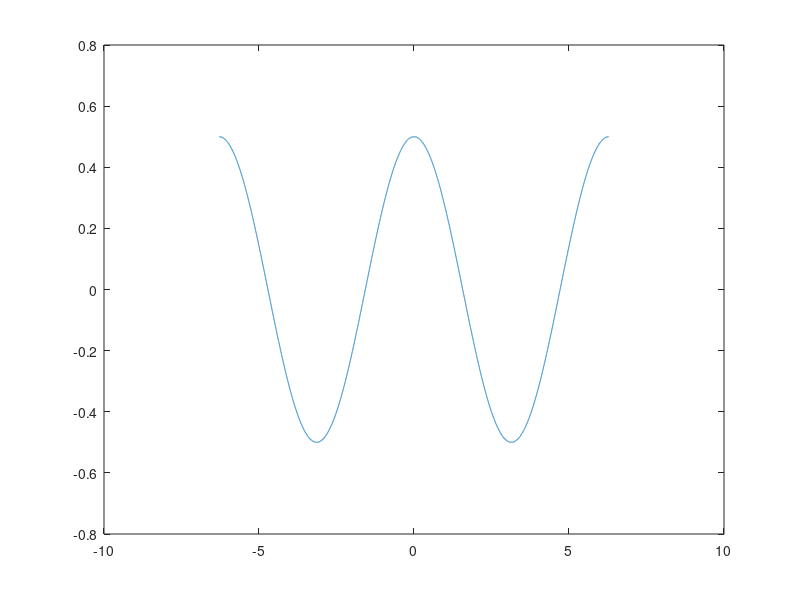
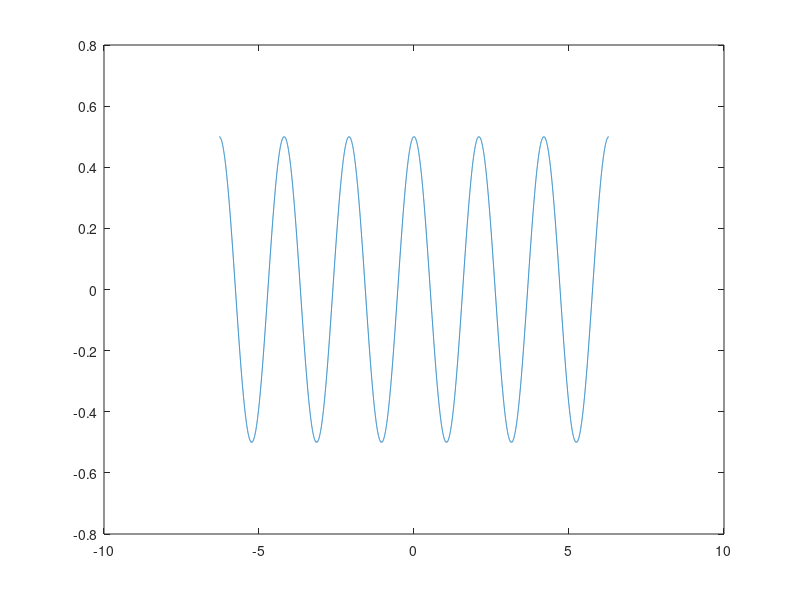

Source code (MATLAB) for these figures, in order: (Note: this script raises an error after producing the figures.)
t = -2*pi:0.001:2*pi;

Omega_1 = 1; Theta_1 = log(0.5); Phi_1 = pi/2;
Omega_2 = 3; Theta_2 = log(0.5); Phi_2 = pi/2;


E1 = exp((1i*Omega_1.*t)+Theta_1);
W1 = exp(1i*Phi_1);

E2 = exp((1i*Omega_2.*t)+Theta_2);
W2 = exp(1i*Phi_2);

s1 = E1*W1;
s2 = E2*W2;
S = s1 + s2;

E = E1+E2;
figure;
plot(t,E1);
figure;
plot(t,E2);
figure;
polarplot(E);